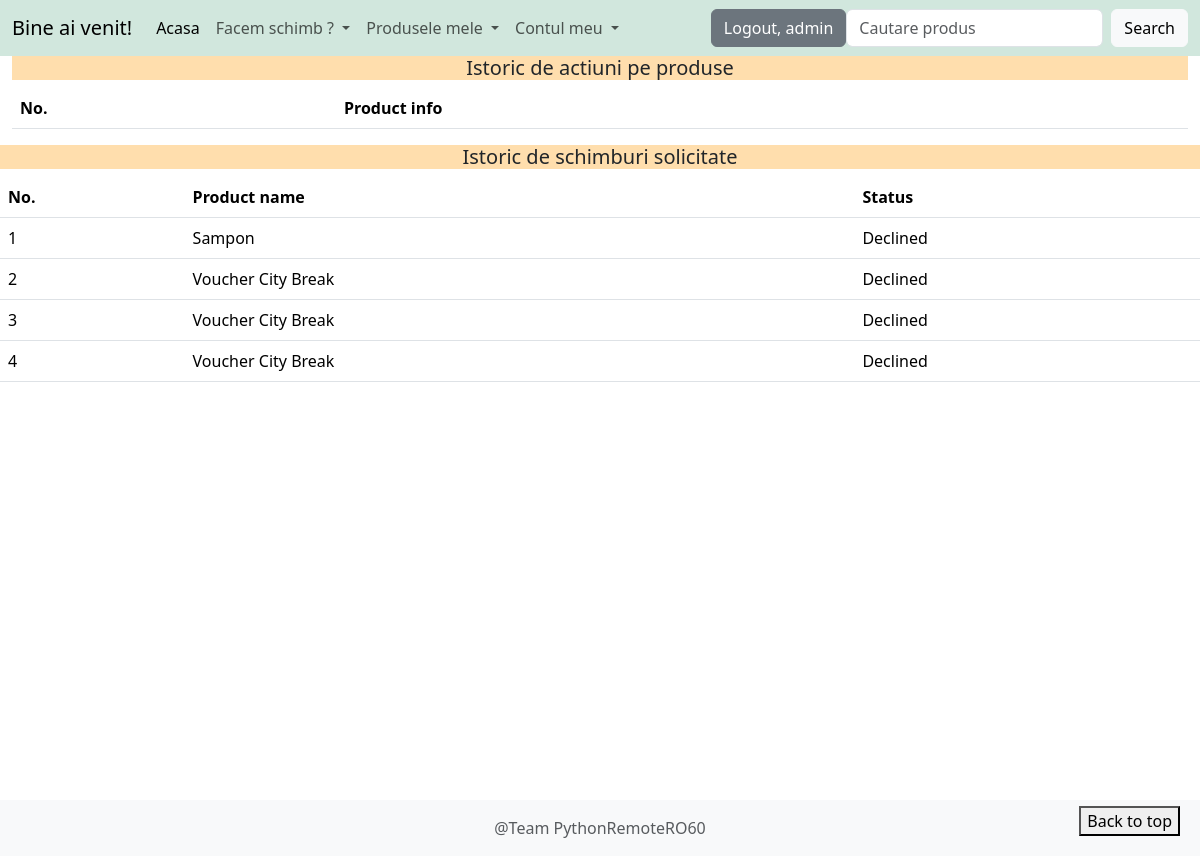
Page /get_history/ (signed in) on the earlier database version.
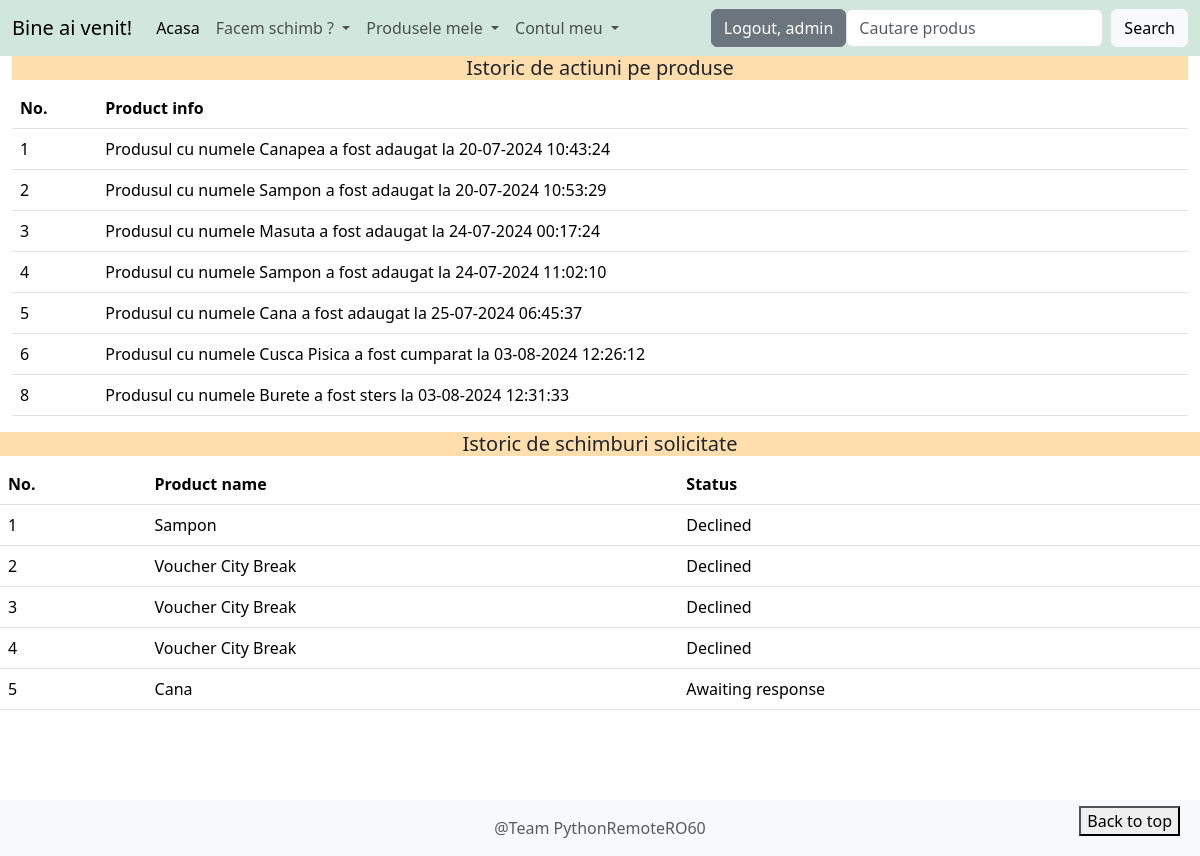
Same page on the later database version.
### product/models.py (models this page shows, shortened)
class  ExchangeRequestModel(models.Model):
	choices = [('a', 'Accepted'), ('d', 'Declined'), ('u', 'Unprocessed')]
	owner = models.ForeignKey(User, on_delete=models.CASCADE, related_name='original_owner')
	requester = models.ForeignKey(User, on_delete=models.CASCADE, related_name='requester')
	base_product = models.ForeignKey(Product, on_delete=models.CASCADE, related_name='exchange_offers')
	exchange_for = models.ManyToManyField(Product, related_name='exchange_offers_for')
	accepted = models.CharField(max_length=1, choices=choices, default='u')
	created_at = models.DateTimeField(auto_now_add=True)
	updated_at = models.DateTimeField(auto_now=True)

class Product(models.Model):
	name = models.CharField(max_length=50)
	price = models.DecimalField(max_digits=9, decimal_places=2, null=True, blank=True)
	description = models.TextField(max_length=400)
	category = models.ForeignKey(Category, on_delete=models.CASCADE, related_name='products')
	user = models.ForeignKey(User, on_delete=models.CASCADE, null=True)
	product_picture = models.ImageField(upload_to='product_pictures/', null=True, blank=True)
	created_at = models.DateTimeField(auto_now_add=True)
	updated_at = models.DateTimeField(auto_now=True)

class HistoryProduct(models.Model):
	message = models.JSONField()
	created_at = models.DateTimeField(auto_now_add=True)
	user = models.ForeignKey(User, on_delete=models.CASCADE, null=True)

### product/views.py (the view)
# urls.py: path('get_history/', views.HistoryProductListView.as_view(), name='get-history'),
class HistoryProductListView(LoginRequiredMixin, ListView):
	template_name = 'product/history_product.html'
	model = HistoryProduct
	context_object_name = 'products_history'
	def get_queryset(self):
		return HistoryProduct.objects.filter(user=self.request.user)
	def get_context_data(self, **kwargs):
		context = super().get_context_data(**kwargs)
		context['exchange_requests'] = ExchangeRequestModel.objects.filter(requester=self.request.user)
		return context

### templates/product/history_product.html (shortened to what this page needs)
{% extends 'base.html' %}
{% block content %}
    <div class="container-fluid">
        <div class="row">
            <div class="col-md-12">
            <h5 class="text-center" style="background-color: navajowhite">Istoric de actiuni pe produse</h5>
                {% if products_history %}
                    <table class="table table-hover">
                        <thead>
                        <tr>
                            <th>No.</th>
                            <th>Product info</th>
                        </tr>
                        </thead>
                        <tbody>
                        {% for history in products_history %}
                            {% if history.message.action == 'created' %}
                            <tr>
                                <td>{{ forloop.counter }}</td>
                                <td>Produsul cu numele {{ history.message.name }} a fost adaugat
                                    la {{ history.created_at|date:"d-m-Y H:i:s" }}</td>
                            </tr>
                            {% endif %}
                              {% if history.message.action == 'bought' %}
                            <tr>
                                <td>{{ forloop.counter }}</td>
                                <td>Produsul cu numele {{ history.message.name }} a fost cumparat
                                    la {{ history.created_at|date:"d-m-Y H:i:s" }}</td>
                            </tr>
                            {% endif %}
                            {% if history.message.action == 'delete' %}
                            <tr>
                                <td>{{ forloop.counter }}</td>
                                <td>Produsul cu numele {{ history.message.name }} a fost sters
                                    la {{ history.created_at|date:"d-m-Y H:i:s" }}</td>
                            </tr>
                            {% endif %}
                        {% endfor %}
                        </tbody>
                    </table>
                {% else %}
                    <div>
                        <h3 class="text-center">No history available</h3>
                    </div>
                {% endif %}
            </div>
        </div>
        <div class="row">
        <h5 class="text-center" style="background-color: navajowhite">Istoric de schimburi solicitate</h5>
            {% if exchange_requests %}
                <table class="table table-hover">
                    <thead>
                    <tr>
                        <th>No.</th>
                        <th>Product name</th>
                        <th>Status</th>
                    </tr>
                    </thead>
                    <tbody>
                    {% for exchange_request in exchange_requests %}
                        <tr>
                        <td>{{ forloop.counter }}</td>
                        <td>{{ exchange_request.base_product.name }}</td>
                        <td>
                            {% if exchange_request.accepted == 'a' %}
                                Accepted
                            {% elif exchange_request.accepted == 'd' %}
                                Declined
                            {% else %}
                                Awaiting response
                            {% endif %}
                        </td>
                    {% endfor %}
                    </tr>
                    </tbody>
                </table>
            {% else %}
                <div>
                    <h3 class="text-center">No data available</h3>
                </div>
            {% endif %}
        </div>
    </div>
{% endblock %}

Differences in the rows shown:
now on this page (row edited): HistoryProduct: message.name "Canapea", created_at "20-07-2024 10:43:24"
now on this page (row edited): HistoryProduct: message.name "Sampon", created_at "20-07-2024 10:53:29"
now on this page (row edited): HistoryProduct: message.name "Masuta", created_at "24-07-2024 00:17:24"
now on this page (row edited): HistoryProduct: message.name "Sampon", created_at "24-07-2024 11:02:10"
now on this page (row edited): HistoryProduct: message.name "Cana", created_at "25-07-2024 06:45:37"
added HistoryProduct: message.name "Cusca Pisica", created_at "03-08-2024 12:26:12"
added HistoryProduct: message.name "Burete", created_at "03-08-2024 12:31:33"
added ExchangeRequestModel: base_product.name "Cana", accepted "Awaiting response"
